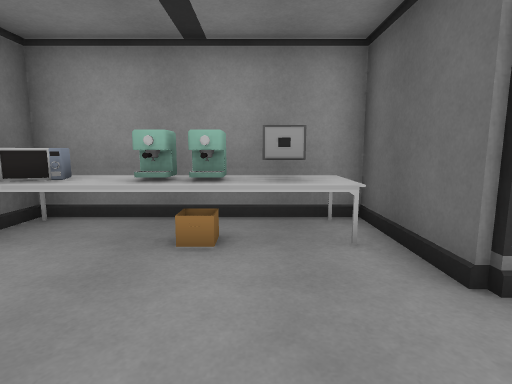
view 1 (above)

16 first-person views from a walk through a 3-D level made in the Unity game engine. The camera is 1.2 m above the floor, tilts 8° down and sees 80° across. Doors are open. The floor is counted in squares, 1 m on a side. Each view is taken from the middle of a square. On the plan, view 1 faces up. The plan holds only what a view shows up to about 13 squares ahead; the rest is blank. The place goes on beyond the plan. The player character is not drawn. Some surface patterns are stand-ins.

view 2
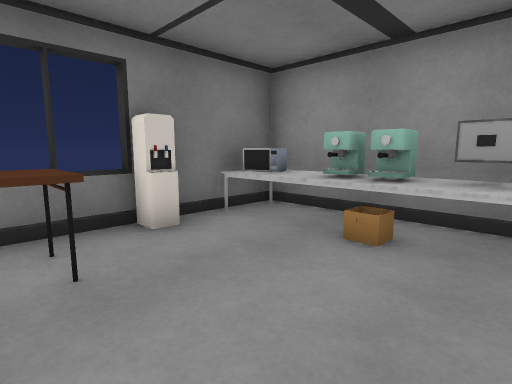

view 3
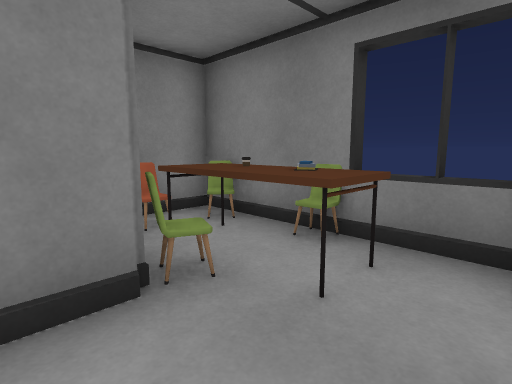

view 4
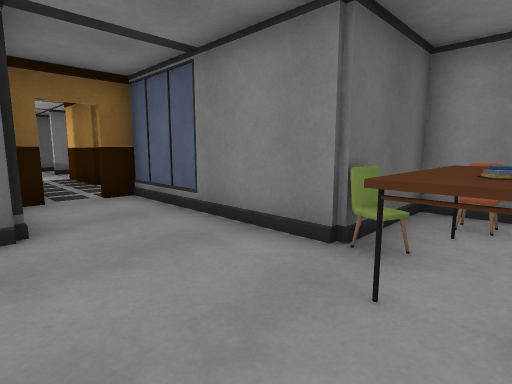

view 5
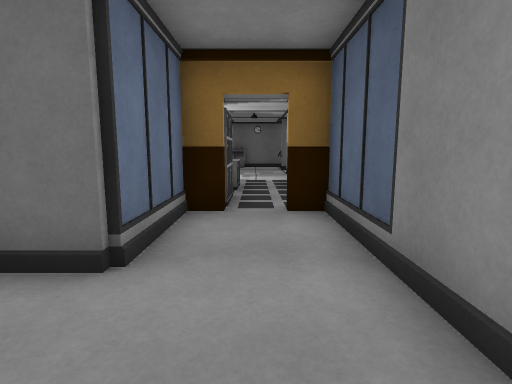

view 6
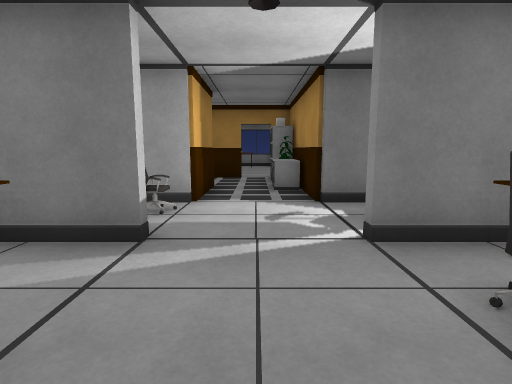

view 7
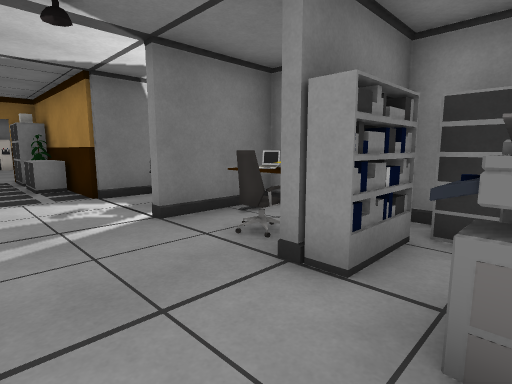

view 8
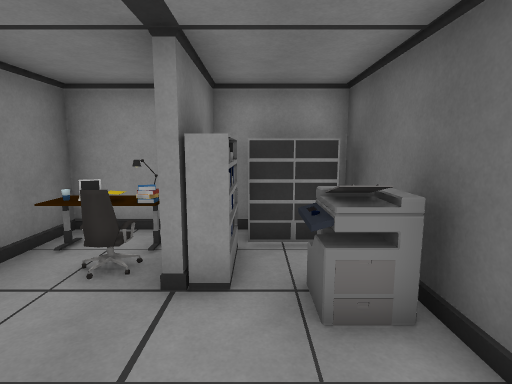

view 9
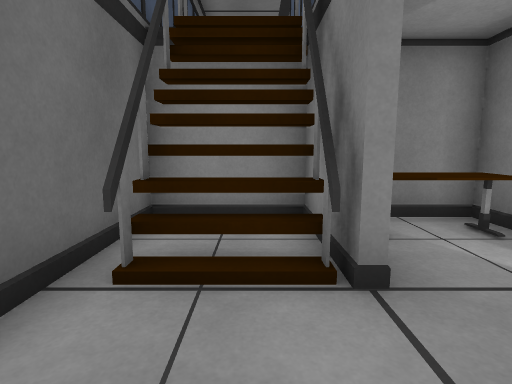

view 10
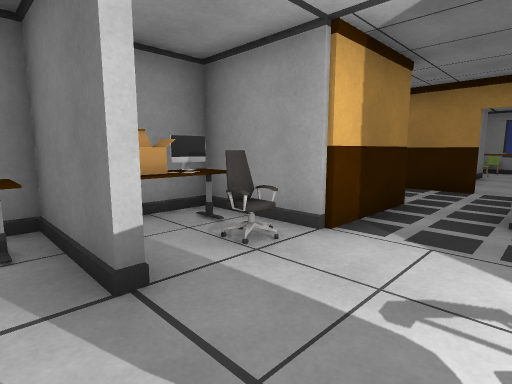

view 11
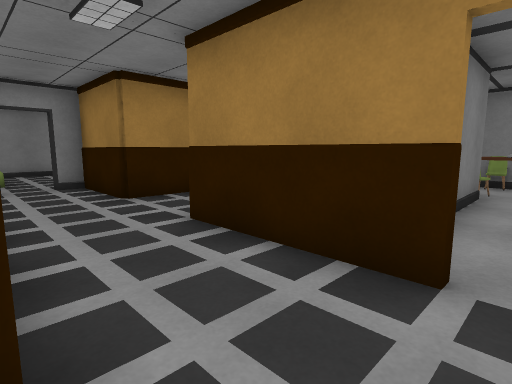

view 12
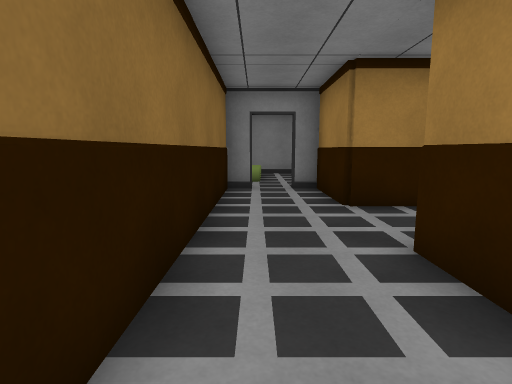

view 13
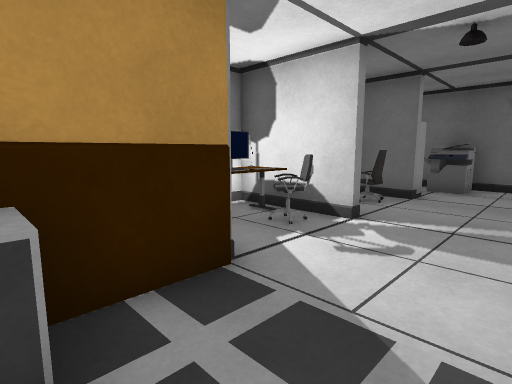

view 14
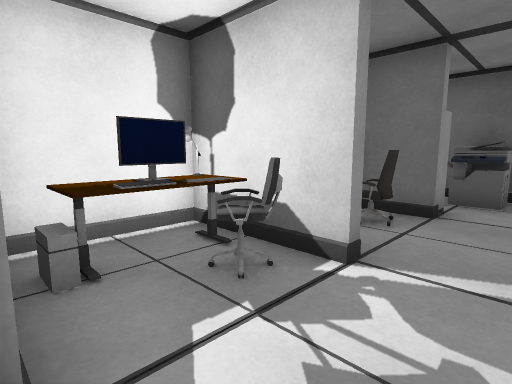

view 15
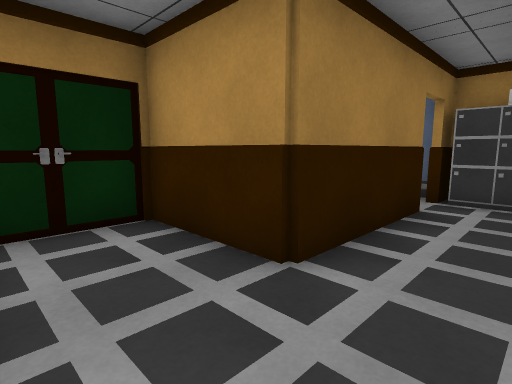

view 16
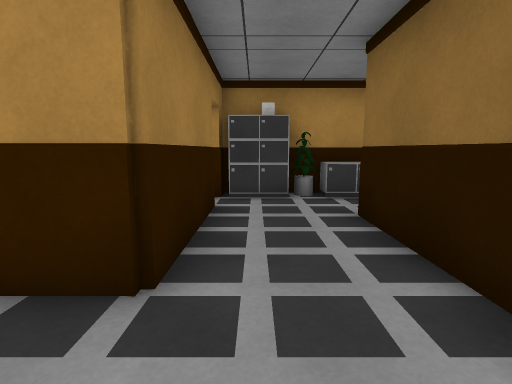

### Floor plan
Points are (right, up) in squares from view 1. A wall is a line through its corners. A room is listed if a view was taken in it or the views show most of it. See-through windows are left out.
Room 1 (views 1, 2, 3, 4, 5)
walls: (-3.9, 1.6) (-3.9, -3.4) (-1.1, -3.4) (-1.1, -0.4) (4.9, -0.4) (4.9, 0.4); (-3.9, 5.4) (-3.9, 2.7); (5.4, 2.4) (1.9, 2.4) (1.9, 5.4)
ways out: opening at (5, 1) to room 2
objects: other object (-4, 2) to (-3, 2); table (-3, -2) to (-2, 1); books (-3, 0); microwave (-3, 4) to (-3, 5); chair (-2, -3); machine (-2, 4); table (-2, 5); machine (-1, 4) to (-1, 5); cabinet (0, 4) to (1, 5)
Room 2 (views 6, 7, 8, 9, 10, 11, 12, 13, 14, 15, 16)
walls: (14.1, -0.4) (14.1, -3.4); (11.1, 3.9) (11.1, 2.4) (6.9, 2.4); (17.1, -0.5) (17.1, -3.4) (19.9, -3.4); (17.4, -0.4) (17.4, -2.7) (19.2, -2.7) (19.2, -0.4); (17.3, -1.8) (19.4, -1.8); (17.3, -2) (19.4, -2); (17.3, -2.2) (19.4, -2.2); (14.1, 5.4) (14.1, 2.4) (13.9, 2.4) (13.9, 5.4); (17.4, -2.5) (19.2, -2.5); (16.9, 3.4) (16.9, 3.9); (5.1, 0.5) (5.1, -3.6) (2, -3.6) (2, -5.7); (5.1, 2.5) (5.1, 1.6); (19.9, -1.5) (19.9, 5.4); (7.1, -9.4) (7.9, -9.4) (7.9, -0.4) (11.1, -0.4) (11.1, -3.4); (3.1, -6.4) (5.1, -6.4) (5.1, -9.4) (5.9, -9.4)
ways out: opening at (5, 1) to room 1
objects: cabinet (6, 2) to (7, 2); cabinet (8, 2) to (9, 2); monitor (12, -3); other object (12, -2); chair (12, -1); keyboard (12, 4); other object (12, 5) to (13, 5); box (13, -3) to (13, -2); chair (13, 3); other object (13, 4); other object (15, -3) to (16, -2); other object (15, 3); notebook (15, 4); other object (15, 5) to (16, 5); chair (16, 3); books (16, 4); shelf (17, 3) to (18, 4); shelf (18, 4) to (19, 5); other object (19, 2) to (19, 3)
Room 3 (no view inside)
walls: (19.9, -3.4) (19.9, -2.1)

Positions as (right, up) in squares from view 1, and headings:
1: (0, 0), facing up
2: (1, 0), facing up-left
3: (0, 2), facing down-left
4: (-3, 3), facing down-right
5: (-1, 1), facing right
6: (18, 1), facing left
7: (19, 0), facing up-left
8: (18, -1), facing up
9: (18, 2), facing down
10: (15, 2), facing down-left
11: (8, 1), facing down-left
12: (7, 0), facing down
13: (9, 0), facing up-right
14: (11, 1), facing up-right
15: (7, -6), facing up-left
16: (6, -6), facing up
